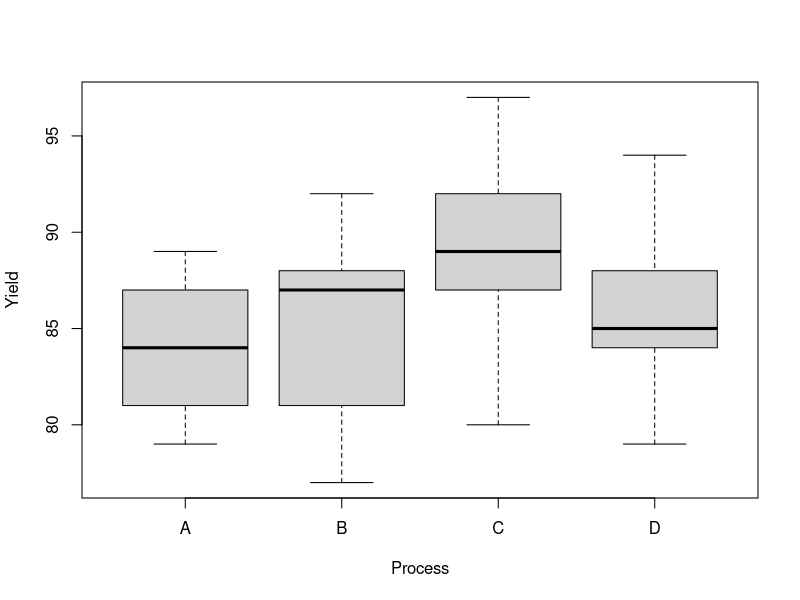

Generate this figure with R:
## ---- chunk 1
xfun::embed_file('penicillin.csv')
## ---- chunk 2
penicillin <- read.csv('penicillin.csv')
head(penicillin)
penicillin$Batch <- factor(penicillin$Batch, levels = unique(penicillin$Batch))
penicillin$Process <- factor(penicillin$Process, levels = unique(penicillin$Process))
## ---- chunk 3
boxplot(Yield ~ Process,
        data = penicillin)
## ---- chunk 4
library(tidyverse)
by_batch <- group_by(penicillin, Batch)
by_batch <- summarise(by_batch, batch_mean = mean(Yield))
by_batch
by_trt <- group_by(penicillin, Process)
by_trt <- summarise(by_trt, trt_mean = mean(Yield))
by_trt
mean(penicillin$Yield)
my.lm <- lm(Yield~Process+Batch, data = penicillin)
summary(my.lm)
## ---- chunk 5
options(contrasts=c('contr.sum', 'contr.sum'))
my.lm.sum <- lm(Yield~Process+Batch, data = penicillin)
summary(my.lm.sum)
## ---- chunk 6
X <- model.matrix(my.lm)
X
X <- model.matrix(my.lm.sum)
X
## ---- chunk 7
SST <- sum((penicillin$Yield - mean(penicillin$Yield))^2)
SSTr <- 5*sum((by_trt$trt_mean - mean(penicillin$Yield))^2)
SSBl <- 4*sum((by_batch$batch_mean - mean(penicillin$Yield))^2)
SSE <- SST - SSTr - SSBl
SSTr
SSBl
SSE
F <- (SSTr/(4-1))/(SSE / (5*4-4-5+1))
F
1-pf(F,4-1,5*4-4-5+1)
## ---- chunk 8
my.aov <- aov(Yield~Batch+Process, penicillin)
my.aov
summary(my.aov)
## ---- chunk 9
c(by_trt$trt_mean[2] - by_trt$trt_mean[1] - sqrt(.5)*qtukey(0.95, 4, 4*5-4-5+1)*sqrt((SSE / (5*4-4-5+1))*(2/5)),
by_trt$trt_mean[2] - by_trt$trt_mean[1] + sqrt(.5)*qtukey(0.95, 4, 4*5-4-5+1)*sqrt((SSE / (5*4-4-5+1))*(2/5)))
## ---- chunk 10
TukeyHSD(my.aov, which = 'Process')
## ---- chunk 11
hat.gamma <- by_trt$trt_mean[3] - mean(c(by_trt$trt_mean[c(1,2,4)]))
t <- hat.gamma / sqrt((SSE / (5*4-4-5+1)) * (1/5 + 3*(1/(5*9))))
2*(1-pt(abs(t), 5*4-4-5+1)) # uncorrected p-value
F <- (t/sqrt(4-1))^2
1-pf(F, 4-1, 5*4-4-5+1) # Scheffe corrected p-value
## ---- chunk 12
library(emmeans) 
fit.emm <- emmeans(my.aov, "Process")
# unadjusted, just testing one contrast
summary(contrast(fit.emm, method = list(c(-1/3, -1/3, 1,-1/3))))
# Scheffe adjustment so that we could test all linear contrasts
summary(contrast(fit.emm, method = list(c(-1/3, -1/3, 1,-1/3)), 
                 adjust = "scheffe"), scheffe.rank = 3)
## ---- chunk 13
MSE_RCBD <- SSE / (4*5-4-5+1)
MSBl <- SSBl / (5-1)
MSE_CRD <- ((5-1)*MSBl + (5*4-5-4+1 + 4-1)*MSE_RCBD)/(5*4-5-4+1+4-1+5-1)
df_MSE_CRD <- 5*4-4
df_MSE_RCBD <- 5*4-4-5+1

RE <- (MSE_CRD/MSE_RCBD) * ((df_MSE_CRD+3)/(df_MSE_RCBD +3)) * ((df_MSE_RCBD+1)/(df_MSE_CRD +1))
RE
